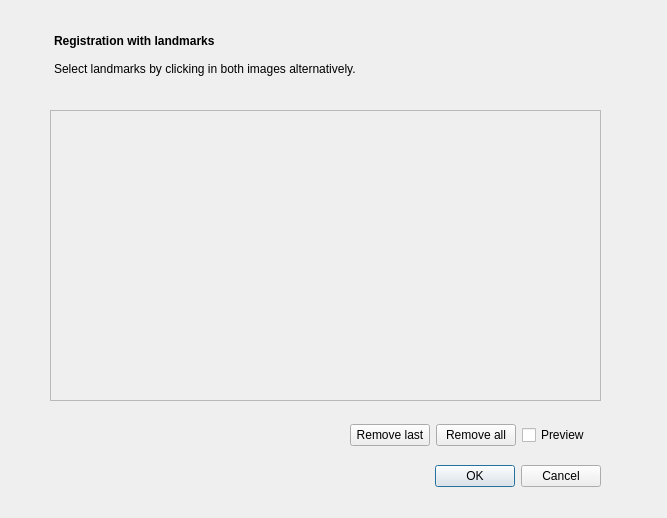
<?xml version="1.0" encoding="UTF-8"?>
<ui version="4.0">
 <class>Dialog</class>
 <widget class="QDialog" name="Dialog">
  <property name="geometry">
   <rect>
    <x>0</x>
    <y>0</y>
    <width>667</width>
    <height>518</height>
   </rect>
  </property>
  <property name="windowTitle">
   <string>Registration with landmarks</string>
  </property>
  <widget class="QDialogButtonBox" name="buttonBox">
   <property name="geometry">
    <rect>
     <x>260</x>
     <y>460</y>
     <width>341</width>
     <height>32</height>
    </rect>
   </property>
   <property name="orientation">
    <enum>Qt::Horizontal</enum>
   </property>
   <property name="standardButtons">
    <set>QDialogButtonBox::Cancel|QDialogButtonBox::Ok</set>
   </property>
  </widget>
  <widget class="QFrame" name="frame">
   <property name="geometry">
    <rect>
     <x>50</x>
     <y>110</y>
     <width>551</width>
     <height>291</height>
    </rect>
   </property>
   <property name="frameShape">
    <enum>QFrame::StyledPanel</enum>
   </property>
   <property name="frameShadow">
    <enum>QFrame::Raised</enum>
   </property>
  </widget>
  <widget class="QWidget" name="horizontalLayoutWidget">
   <property name="geometry">
    <rect>
     <x>350</x>
     <y>420</y>
     <width>250</width>
     <height>31</height>
    </rect>
   </property>
   <layout class="QHBoxLayout" name="horizontalLayout">
    <item>
     <widget class="QPushButton" name="pushButton_removeLast">
      <property name="text">
       <string>Remove last</string>
      </property>
     </widget>
    </item>
    <item>
     <widget class="QPushButton" name="pushButton_removeAll">
      <property name="text">
       <string>Remove all</string>
      </property>
     </widget>
    </item>
    <item>
     <widget class="QCheckBox" name="checkBox_preview">
      <property name="text">
       <string>Preview</string>
      </property>
     </widget>
    </item>
   </layout>
  </widget>
  <widget class="QTextEdit" name="textEdit">
   <property name="enabled">
    <bool>true</bool>
   </property>
   <property name="geometry">
    <rect>
     <x>50</x>
     <y>30</y>
     <width>521</width>
     <height>61</height>
    </rect>
   </property>
   <property name="acceptDrops">
    <bool>false</bool>
   </property>
   <property name="autoFillBackground">
    <bool>true</bool>
   </property>
   <property name="styleSheet">
    <string notr="true">background: rgba(0,0,0,0%)</string>
   </property>
   <property name="frameShape">
    <enum>QFrame::NoFrame</enum>
   </property>
   <property name="verticalScrollBarPolicy">
    <enum>Qt::ScrollBarAlwaysOff</enum>
   </property>
   <property name="readOnly">
    <bool>true</bool>
   </property>
   <property name="html">
    <string>&lt;!DOCTYPE HTML PUBLIC &quot;-//W3C//DTD HTML 4.0//EN&quot; &quot;http://www.w3.org/TR/REC-html40/strict.dtd&quot;&gt;
&lt;html&gt;&lt;head&gt;&lt;meta name=&quot;qrichtext&quot; content=&quot;1&quot; /&gt;&lt;style type=&quot;text/css&quot;&gt;
p, li { white-space: pre-wrap; }
&lt;/style&gt;&lt;/head&gt;&lt;body style=&quot; font-family:'Sans Serif'; font-size:9pt; font-weight:400; font-style:normal;&quot;&gt;
&lt;p style=&quot; margin-top:0px; margin-bottom:0px; margin-left:0px; margin-right:0px; -qt-block-indent:0; text-indent:0px;&quot;&gt;&lt;span style=&quot; font-weight:600;&quot;&gt;Registration with landmarks&lt;/span&gt;&lt;/p&gt;
&lt;p style=&quot;-qt-paragraph-type:empty; margin-top:0px; margin-bottom:0px; margin-left:0px; margin-right:0px; -qt-block-indent:0; text-indent:0px; font-weight:600;&quot;&gt;&lt;br /&gt;&lt;/p&gt;
&lt;p style=&quot; margin-top:0px; margin-bottom:0px; margin-left:0px; margin-right:0px; -qt-block-indent:0; text-indent:0px;&quot;&gt;Select landmarks by clicking in both images alternatively.&lt;/p&gt;&lt;/body&gt;&lt;/html&gt;</string>
   </property>
   <property name="overwriteMode">
    <bool>false</bool>
   </property>
   <property name="textInteractionFlags">
    <set>Qt::NoTextInteraction</set>
   </property>
  </widget>
 </widget>
 <resources/>
 <connections>
  <connection>
   <sender>buttonBox</sender>
   <signal>accepted()</signal>
   <receiver>Dialog</receiver>
   <slot>accept()</slot>
   <hints>
    <hint type="sourcelabel">
     <x>248</x>
     <y>254</y>
    </hint>
    <hint type="destinationlabel">
     <x>157</x>
     <y>274</y>
    </hint>
   </hints>
  </connection>
  <connection>
   <sender>buttonBox</sender>
   <signal>rejected()</signal>
   <receiver>Dialog</receiver>
   <slot>reject()</slot>
   <hints>
    <hint type="sourcelabel">
     <x>316</x>
     <y>260</y>
    </hint>
    <hint type="destinationlabel">
     <x>286</x>
     <y>274</y>
    </hint>
   </hints>
  </connection>
 </connections>
</ui>
